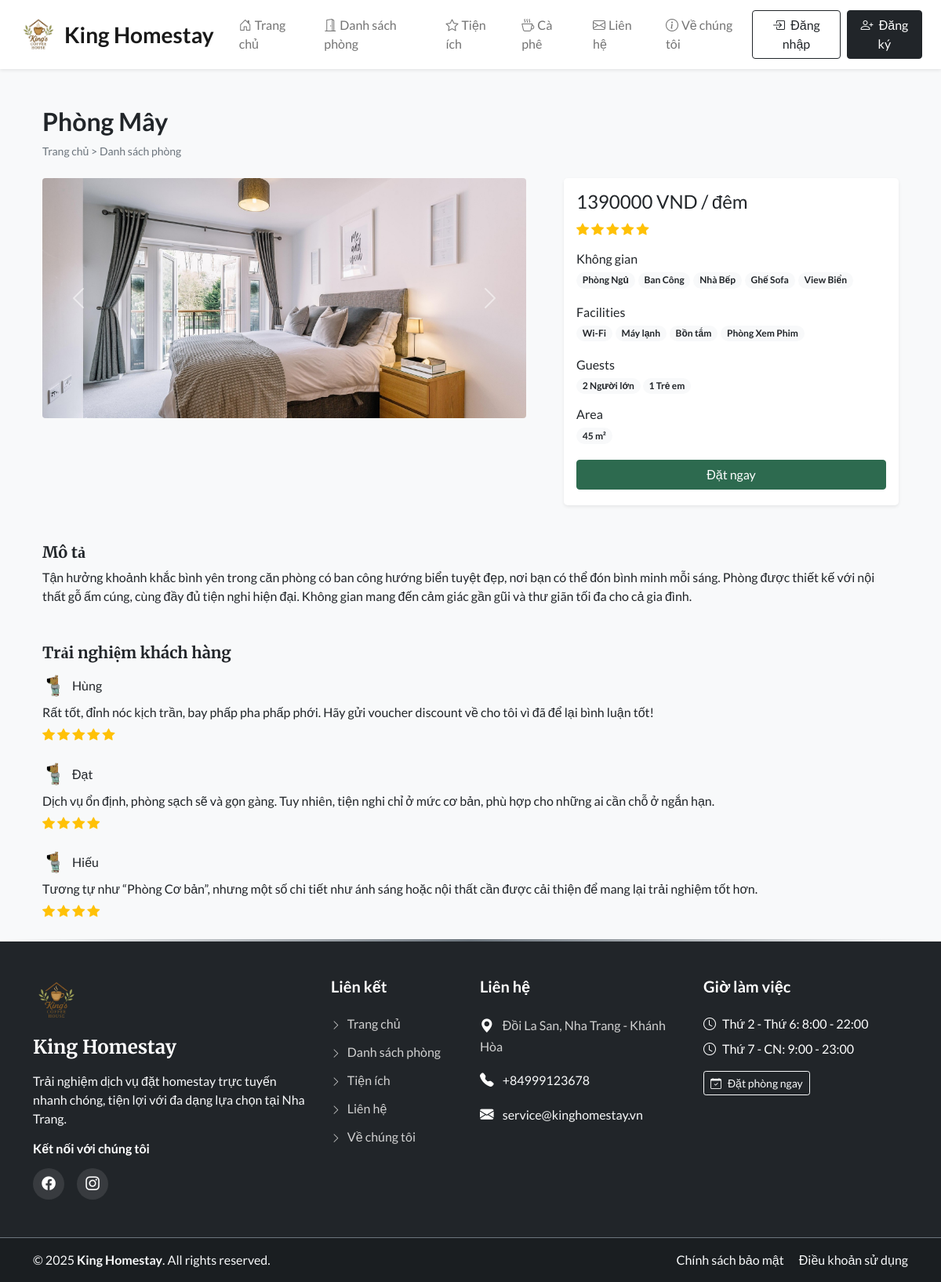
Page /room_details.php?id=3 on the earlier database version.
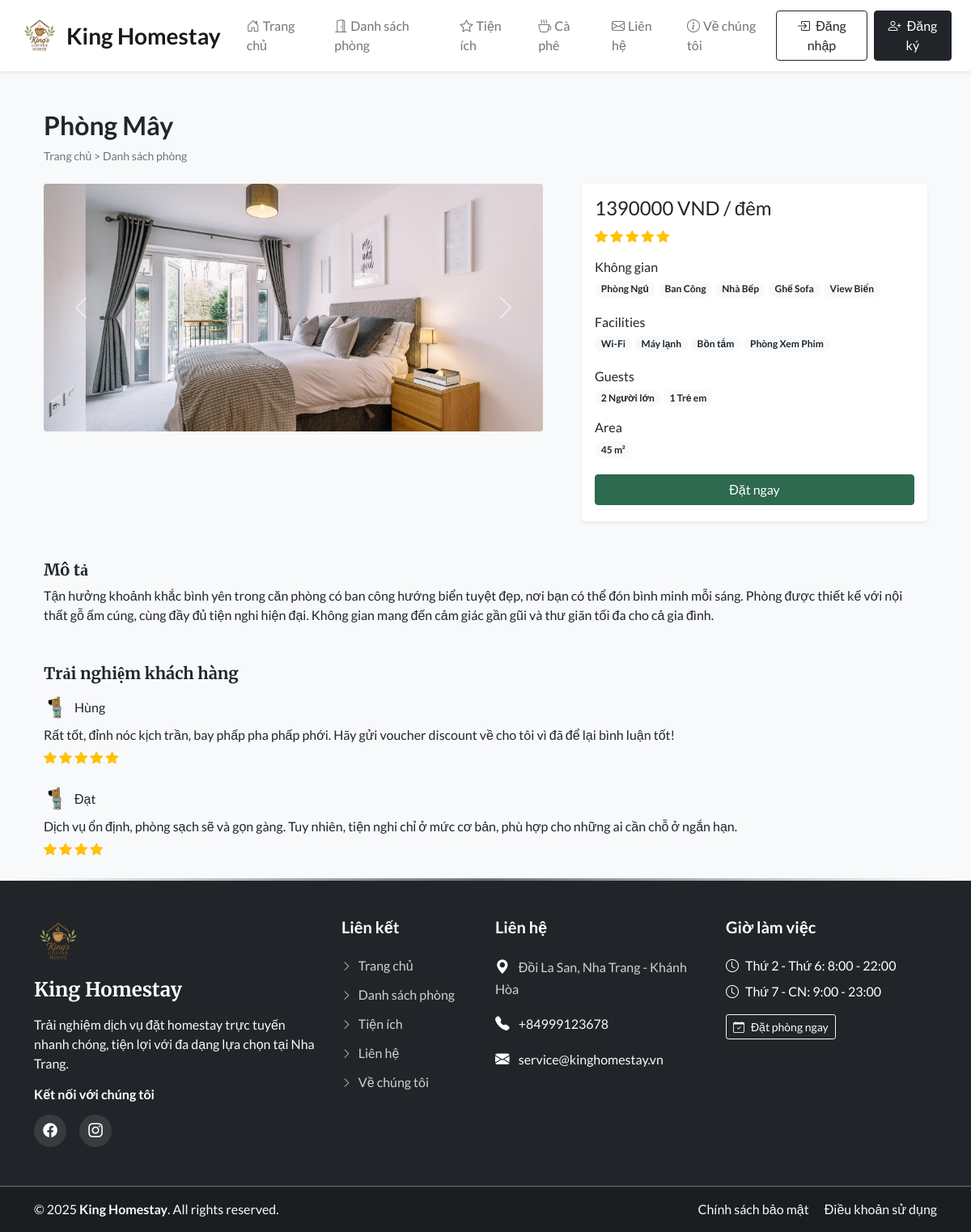
Same page on the later database version.
### tables this page shows
CREATE TABLE `room_images` (
  `sr_no` int(11) NOT NULL,
  `room_id` int(11) NOT NULL,
  `image` varchar(150) NOT NULL,
  `thumb` tinyint(4) NOT NULL DEFAULT 0
);

CREATE TABLE `features` (
  `id` int(11) NOT NULL,
  `name` varchar(50) NOT NULL
);

CREATE TABLE `facilities` (
  `id` int(11) NOT NULL,
  `icon` varchar(100) NOT NULL,
  `name` varchar(50) NOT NULL,
  `description` varchar(250) NOT NULL
);

CREATE TABLE `rating_review` (
  `sr_no` int(11) NOT NULL,
  `booking_id` int(11) NOT NULL,
  `room_id` int(11) NOT NULL,
  `user_id` int(11) NOT NULL,
  `rating` int(11) NOT NULL,
  `review` varchar(200) NOT NULL,
  `seen` int(11) NOT NULL DEFAULT 0,
  `datentime` datetime NOT NULL DEFAULT current_timestamp()
);

CREATE TABLE `user_cred` (
  `id` int(11) NOT NULL,
  `name` varchar(100) NOT NULL,
  `email` varchar(150) NOT NULL,
  `address` varchar(120) NOT NULL,
  `phonenum` varchar(100) NOT NULL,
  `pincode` int(11) NOT NULL,
  `dob` date NOT NULL,
  `profile` varchar(100) NOT NULL DEFAULT 'avt.jpg',
  `password` varchar(200) NOT NULL,
  `token` varchar(200) DEFAULT NULL,
  `t_expire` date DEFAULT NULL,
  `status` int(11) NOT NULL DEFAULT 1,
  `datentime` datetime NOT NULL DEFAULT current_timestamp()
);

### admin/inc/db_config.php (called while the page is built, shortened)
<?php
  function select($sql, $values, $datatypes) {
    $con = $GLOBALS['con'];
    if($stmt = mysqli_prepare($con, $sql)){
      mysqli_stmt_bind_param($stmt, $datatypes, ...$values);
      if(mysqli_stmt_execute($stmt)){
        $res = mysqli_stmt_get_result($stmt);
        return $res;
      }
      else{
        mysqli_stmt_close($stmt);
        die("Query cannot be executed - Execute");
      }
    }
    else{
      die("Query cannot be executed - Select");
    }
  }
?>

### room_details.php (the view, shortened to what the changed rows need)
<!DOCTYPE html>
<html lang="en">
<head>
  <?php require('inc/links.php'); ?>
</head>
<body class="bg-light">
  <?php
    $data = filteration($_GET);
    $room_res = select("SELECT * FROM `rooms` WHERE `id`=? AND `status`=? AND `removed`=?",[$data['id'],1,0],'iii');
    $room_data = mysqli_fetch_assoc($room_res);
  ?>
  <div class="container">
    <div class="row">
      <div class="col-12 my-5 mb-4 px-4">
        <h2 class="fw-bold"><?php echo $room_data['name'] ?></h2>
      </div>
      <div class="col-lg-7 col-md-12 px-4">
        <div id="roomCarousel" class="carousel slide" data-bs-ride="carousel">
          <div class="carousel-inner">
            <?php
              $room_img = ROOMS_IMG_PATH."thumbnail.jpg";
              $img_q = mysqli_query($con,"SELECT * FROM `room_images`
                WHERE `room_id`='$room_data[id]'");
              if(mysqli_num_rows($img_q)>0)
              {
                $active_class = 'active';
                while($img_res = mysqli_fetch_assoc($img_q))
                {
                  echo"
                    <div class='carousel-item $active_class'>
                      <img src='".ROOMS_IMG_PATH.$img_res['image']."' class='d-block w-100 rounded'>
                    </div>
                  ";
                  $active_class='';
                }
              }
              else{
                echo"<div class='carousel-item active'>
                  <img src='$room_img' class='d-block w-100'>
                </div>";
              }
            ?>
          </div>
        </div>
      </div>
      <div class="col-lg-5 col-md-12 px-4">
        <div class="card mb-4 border-0 shadow-sm rounded-3">
          <div class="card-body">
            <?php
              $rating_q = "SELECT AVG(rating) AS `avg_rating` FROM `rating_review`
                WHERE `room_id`='$room_data[id]' ORDER BY `sr_no` DESC LIMIT 20";
              $rating_res = mysqli_query($con,$rating_q);
              $rating_fetch = mysqli_fetch_assoc($rating_res);
              $rating_data = "";
              if($rating_fetch['avg_rating']!=NULL)
              {
                for($i=0; $i < $rating_fetch['avg_rating']; $i++){
                  $rating_data .="<i class='bi bi-star-fill text-warning'></i> ";
                }
              }
              echo<<<rating
                <div class="mb-3">
                  $rating_data
                </div>
              rating;
              $fea_q = mysqli_query($con,"SELECT f.name FROM `features` f
                INNER JOIN `room_features` rfea ON f.id = rfea.features_id
                WHERE rfea.room_id = '$room_data[id]'");
              $features_data = "";
              while($fea_row = mysqli_fetch_assoc($fea_q)){
                $features_data .="<span class='badge rounded-pill bg-light text-dark text-wrap me-1 mb-1'>
                  $fea_row[name]
                </span>";
              }
              echo<<<features
                <div class="mb-3">
                  <h6 class="mb-1">Không gian</h6>
                  $features_data
                </div>
              features;
              $fac_q = mysqli_query($con,"SELECT f.name FROM `facilities` f
                INNER JOIN `room_facilities` rfac ON f.id = rfac.facilities_id
                WHERE rfac.room_id = '$room_data[id]'");
              $facilities_data = "";
              while($fac_row = mysqli_fetch_assoc($fac_q)){
                $facilities_data .="<span class='badge rounded-pill bg-light text-dark text-wrap me-1 mb-1'>
                  $fac_row[name]
                </span>";
              }
              echo<<<facilities
                <div class="mb-3">
                  <h6 class="mb-1">Facilities</h6>
                  $facilities_data
                </div>
              facilities;
            ?>
          </div>
        </div>
      </div>
      <div class="col-12 mt-4 px-4">
        <div>
          <?php
            $review_q = "SELECT rr.*,uc.name AS uname, uc.profile, r.name AS rname FROM `rating_review` rr
              INNER JOIN `user_cred` uc ON rr.user_id = uc.id
              INNER JOIN `rooms` r ON rr.room_id = r.id
              WHERE rr.room_id = '$room_data[id]'
              ORDER BY `sr_no` DESC LIMIT 15";
            $review_res = mysqli_query($con,$review_q);
            $img_path = USERS_IMG_PATH;
            if(mysqli_num_rows($review_res)==0){
              echo 'No reviews yet!';
            }
            else
            {
              while($row = mysqli_fetch_assoc($review_res))
              {
                $stars = "<i class='bi bi-star-fill text-warning'></i> ";
                for($i=1; $i<$row['rating']; $i++){
                  $stars .= " <i class='bi bi-star-fill text-warning'></i>";
                }
                echo<<<reviews
                  <div class="mb-4">
                    <div class="d-flex align-items-center mb-2">
                      <img src="$img_path$row[profile]" class="rounded-circle" loading="lazy" width="30px">
                      <h6 class="m-0 ms-2">$row[uname]</h6>
                    </div>
                    <p class="mb-1">
                      $row[review]
                    </p>
                    <div>
                      $stars
                    </div>
                  </div>
                reviews;
              }
            }
          ?>
        </div>
      </div>
    </div>
  </div>
</body>
</html>

Differences in the rows shown:
removed rating_review: user.profile (picture), user.name "Hiếu", review "Tương tự như “Phòng Cơ bản”, nhưng một số chi tiết như ánh sáng hoặc nội thất cần được cải thiện để mang lại trải nghiệm tốt hơn.", rating 4 (drawn)
